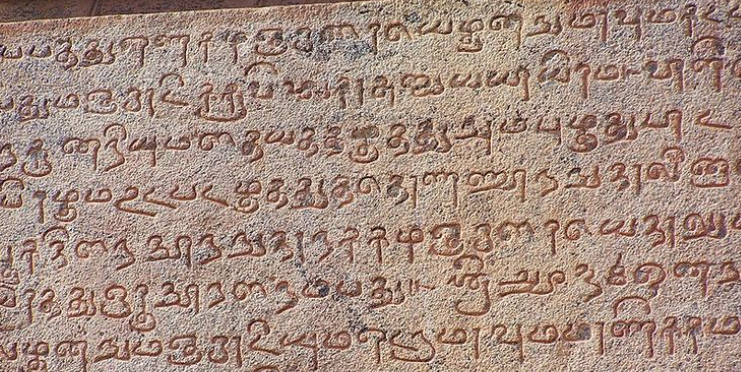
#> input picture experiments/faculty_failure/faculty_tamil_brahmi.png, 741 x 372 px
$ python generate_crop_previews.py
#> lines starting #> are read from the running program, lines starting #| are printed output that depends on the picture
#!/usr/bin/env python3
"""
DeepScript — Generate Interactive ROI Crop Previews for Faculty Demo Failure
============================================================================
Creates:
1. `faculty_coordinate_grid.png`: Full image with precise 50px/10px pixel grid rulers.
2. `candidate_roi_boxes_preview.png`: Five distinct epigraphically informed candidate crop bounding boxes.
Copies outputs to the artifact directory for rendering.
"""

from pathlib import Path
import shutil
import cv2
import numpy as np
import matplotlib
matplotlib.use("Agg")
import matplotlib.pyplot as plt
import matplotlib.patches as patches

PROJECT_ROOT = Path(__file__).resolve().parent.parent.parent
EXP_DIR = PROJECT_ROOT / "experiments" / "faculty_failure"
ARTIFACT_DIR = Path(r"C:\Users\hanvi\.gemini\antigravity-ide\brain\0ea7807c-aab3-4275-a481-251287571760")

def main():
    img_path = EXP_DIR / "faculty_tamil_brahmi.png"
    if not img_path.exists():
        raise FileNotFoundError(f"Missing image at {img_path}")

    img_bgr = cv2.imread(str(img_path))
#> img_bgr is the input picture: shape (372, 741, 3); mean B, G, R 129, 141.2, 165.5
    h, w = img_bgr.shape[:2]
#> h = 372; w = 741
    img_rgb = cv2.cvtColor(img_bgr, cv2.COLOR_BGR2RGB)

    # 1. Coordinate Grid Reference Image
    fig, ax = plt.subplots(figsize=(14, 7), dpi=150)
    ax.imshow(img_rgb)
    ax.set_xlim(0, w)
    ax.set_ylim(h, 0) # Invert Y for image coordinate convention

    # Set grid ticks every 50 pixels
    ax.set_xticks(range(0, w + 1, 50))
    ax.set_yticks(range(0, h + 1, 50))
    ax.set_xticks(range(0, w + 1, 10), minor=True)
    ax.set_yticks(range(0, h + 1, 10), minor=True)

    ax.grid(which="major", color="#00E5FF", linestyle="-", linewidth=0.7, alpha=0.7)
    ax.grid(which="minor", color="#00E5FF", linestyle=":", linewidth=0.3, alpha=0.3)
    ax.tick_params(axis="both", which="major", labelsize=8, colors="white", top=True, labeltop=True)
    ax.set_title(f"Faculty Failure Image: Pixel Coordinate Grid (Width: {w}px, Height: {h}px)", fontsize=11, weight="bold", pad=15)

    grid_path = EXP_DIR / "faculty_coordinate_grid.png"
    plt.tight_layout()
    plt.savefig(grid_path, bbox_inches="tight", facecolor="#141418")
    plt.close(fig)

    # 2. Candidate ROI Bounding Boxes Preview
    fig, ax = plt.subplots(figsize=(14, 7), dpi=150)
    ax.imshow(img_rgb)
    ax.set_xlim(0, w)
    ax.set_ylim(h, 0)

    candidates = [
        {
            "id": "ROI-A",
            "name": "Candidate A: Full Text Field (Lines 1-7, excluding top stone ledge)",
            "box": (10, 20, 730, 365),
            "color": "#00E5FF", # Cyan
        },
        {
            "id": "ROI-B",
            "name": "Candidate B: Upper Text Body (Lines 1-4)",
            "box": (10, 20, 730, 220),
            "color": "#76FF03", # Green
        },
        {
            "id": "ROI-C",
            "name": "Candidate C: Central Core Block (Lines 2-5)",
            "box": (20, 65, 720, 275),
            "color": "#FFD600", # Yellow
        },
        {
            "id": "ROI-D",
            "name": "Candidate D: Lower Text Body (Lines 4-7)",
            "box": (10, 175, 730, 365),
            "color": "#FF3D00", # Orange-Red
        },
        {
            "id": "ROI-E",
            "name": "Candidate E: Single Text Line Ribbon (Line 3)",
            "box": (10, 115, 730, 180),
            "color": "#D500F9", # Magenta
        },
    ]

    for cand in candidates:
        x1, y1, x2, y2 = cand["box"]
        rect = patches.Rectangle((x1, y1), x2 - x1, y2 - y1, linewidth=2.0, edgecolor=cand["color"], facecolor="none", linestyle="-")
        ax.add_patch(rect)
        ax.text(x1 + 8, y1 + 18, f"{cand['id']}: {cand['box']}", color="black", fontsize=8, weight="bold",
                bbox=dict(facecolor=cand["color"], alpha=0.9, edgecolor="none", pad=2))

    ax.set_title("Faculty Failure Image: Candidate Inscription ROI Bounding Boxes", fontsize=11, weight="bold", pad=12)
    ax.axis("off")

    roi_preview_path = EXP_DIR / "candidate_roi_boxes_preview.png"
    plt.tight_layout()
    plt.savefig(roi_preview_path, bbox_inches="tight", facecolor="#141418")
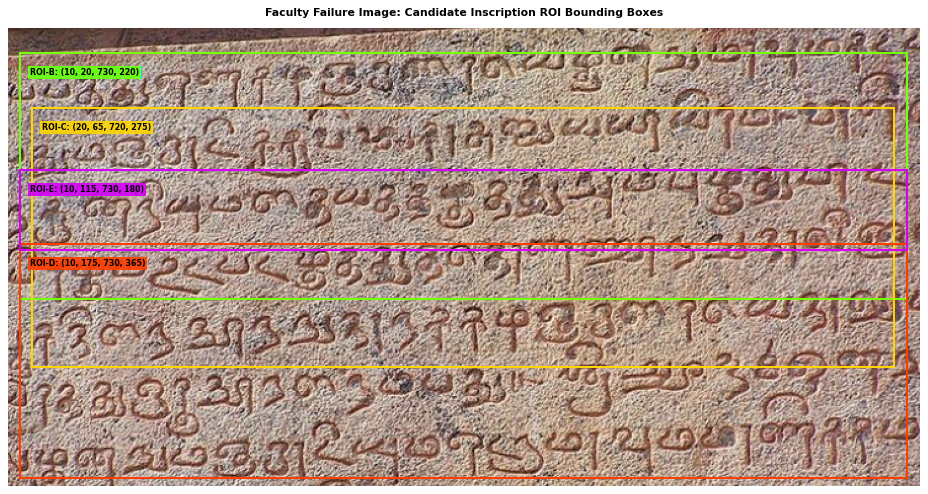
#> figure drawn by matplotlib, 1 panel
    plt.close(fig)

    # Copy files to artifacts directory
    if ARTIFACT_DIR.exists():
        shutil.copy2(grid_path, ARTIFACT_DIR / grid_path.name)
        shutil.copy2(roi_preview_path, ARTIFACT_DIR / roi_preview_path.name)

    print(f"Generated:")
    print(f"  {grid_path}")
    print(f"  {roi_preview_path}")

if __name__ == "__main__":
    main()

$ run again, with experiments/faculty_failure/crops/candidate_c_primary.png copied over experiments/faculty_failure/faculty_tamil_brahmi.png
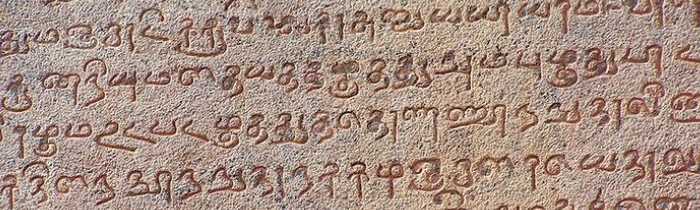
#> input picture experiments/faculty_failure/crops/candidate_c_primary.png, 700 x 210 px
#> in main, img_bgr is the input picture: shape (210, 700, 3); mean B, G, R 131.1, 143.5, 167.8
#> in main, `plt.savefig(roi_preview_path, bbox_inches="tight", facecolor="#141418")`:
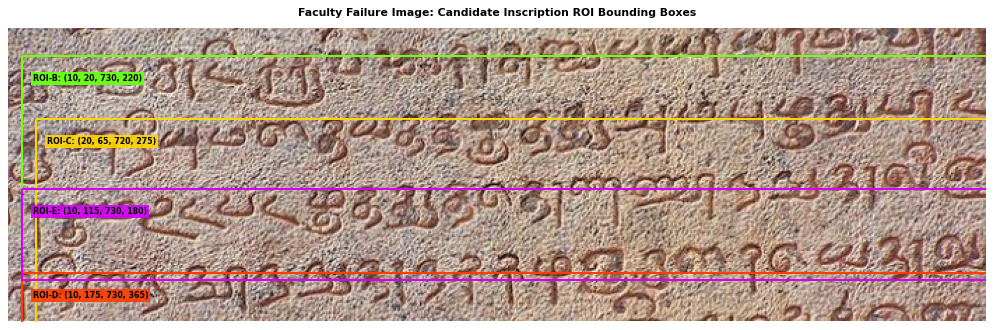
#> figure drawn by matplotlib, 1 panel

$ run again, with experiments/faculty_failure/crops/variation_1_expanded.png copied over experiments/faculty_failure/faculty_tamil_brahmi.png
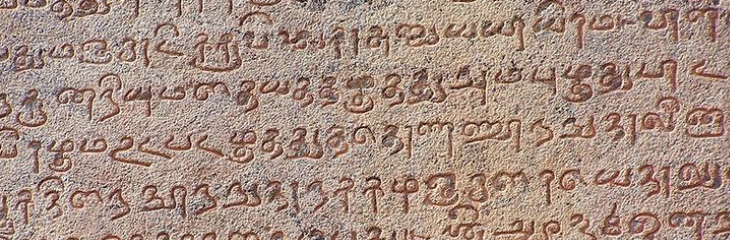
#> input picture experiments/faculty_failure/crops/variation_1_expanded.png, 730 x 240 px
#> in main, img_bgr is the input picture: shape (240, 730, 3); mean B, G, R 130.9, 143.1, 167.3
#> in main, `plt.savefig(roi_preview_path, bbox_inches="tight", facecolor="#141418")`:
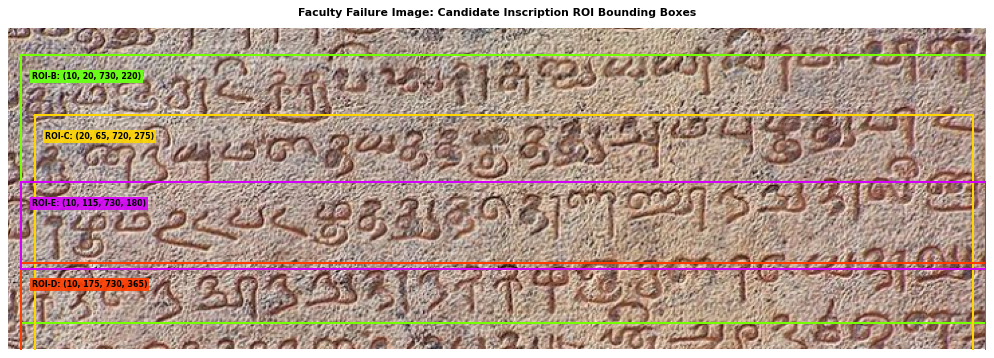
#> figure drawn by matplotlib, 1 panel
